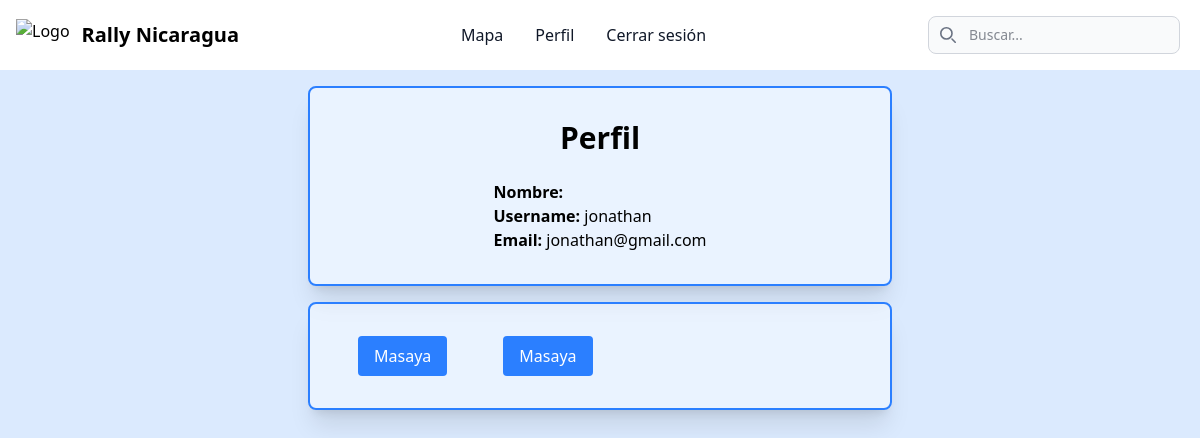
/users/profile (signed in), run on the app's committed database.
### users/models.py (models this page shows, shortened)
class CustomUser(AbstractUser):
    name = models.CharField(max_length=30)
    last_name = models.CharField(max_length=30)
    email = models.EmailField(unique=True, validators=[validate_email])
    is_google_account = models.BooleanField(default=False)
    profile_img = models.URLField(blank=True, null=True)

class Favorite(models.Model):
    user = models.ForeignKey(CustomUser, on_delete=models.CASCADE, related_name='favorites')
    title = models.CharField(max_length=100)
    url = models.URLField()
    class Meta:
        unique_together = ('user', 'url')

### users/views.py (the view)
# urls.py: path('profile',view_profile, name='users-profile' ),
@login_required(login_url='/users/login')
@never_cache
def view_profile(request):
    user = request.user
    favorites = Favorite.objects.filter(user=request.user)
    return render(request,'users/profile.html', {
        'user':user,
        'favorites': favorites
        })

### users/templates/users/profile.html (shortened to what this page needs)
{% extends 'rally_nicaragua/base.html' %}
{% block content %}
<section class="flex flex-col gap-4 items-center justify-center p-4">
    <div
        class="flex flex-col items-center gap-6 p-8 w-full md:max-w-1/2 rounded-lg border-2 border-blue-500 bg-white/40 shadow-xl">
        <h2 class="text-3xl font-semibold">Perfil</h2>
        <div>
            <p><b>Nombre:</b> {{ user.name }} {{user.last_name}}</p>
            <p><b>Username:</b> {{ user.username }}</p>
            <p><b>Email:</b> {{ user.email }}</p>
        </div>
    </div>
    {% if favorites %}
    <div
        class="flex items-center gap-6 p-8 w-full md:max-w-1/2 rounded-lg border-2 border-blue-500 bg-white/40 shadow-xl">
        {% for fav in favorites %}
        <a class="mx-4 px-4 py-2 rounded text-white bg-blue-500 hover:bg-blue-600 transition" href="{{ fav.url }}">
            {{fav.title }}</a>
        {% endfor %}
    </div>
    {% endif %}
</section>
{% endblock %}

### data on the page
CustomUser: username "jonathan", email "jonathan@gmail.com"
Favorite: title "Masaya"
Favorite: title "Masaya"
